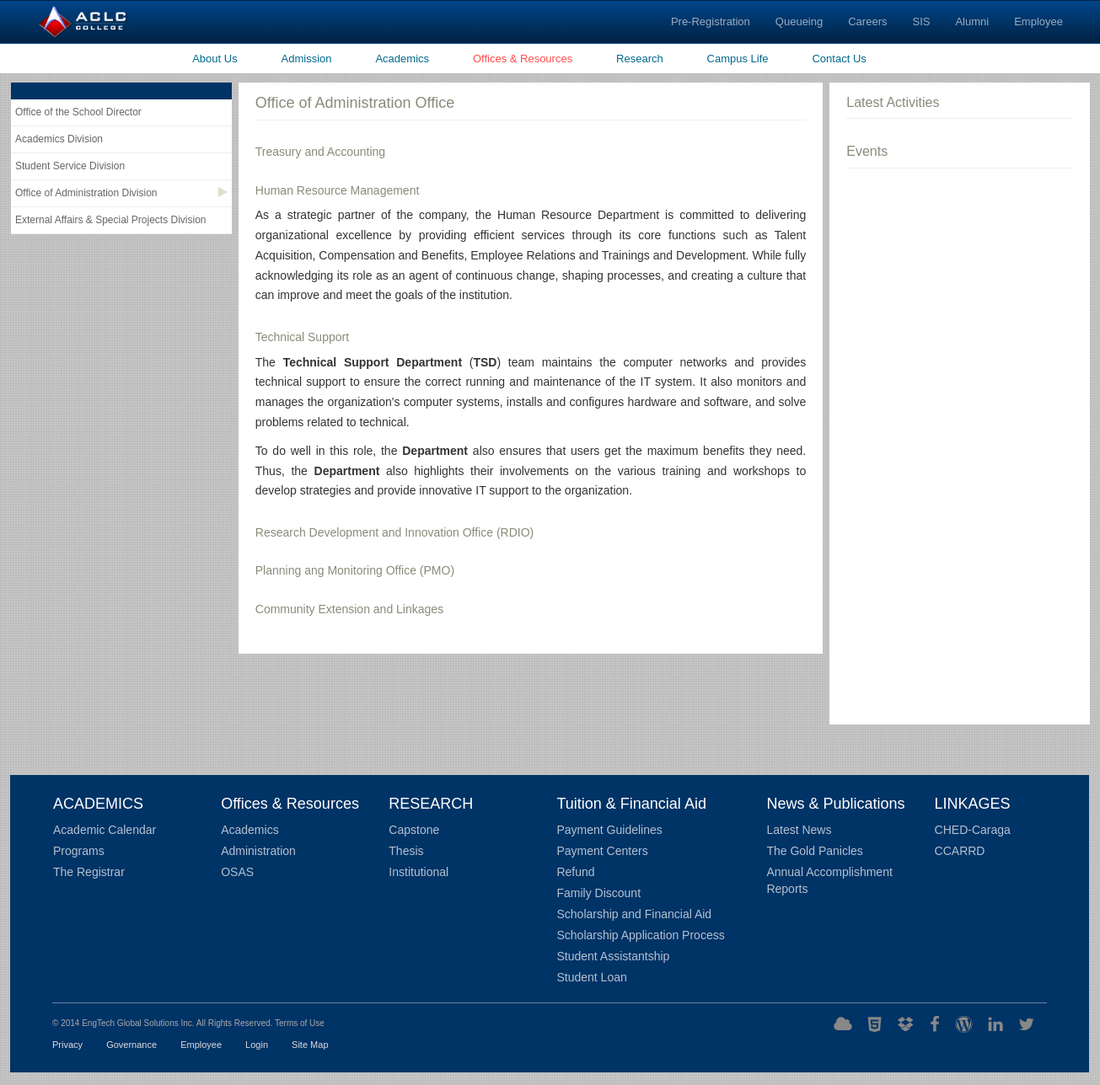
Screenshot of /index.php/public/office_resource/office_administration_division with the database file from the repository.
### tables this page shows
CREATE TABLE `oad` (
  `oad_id` int(11) NOT NULL,
  `title` varchar(225) DEFAULT NULL,
  `content` text,
  `date_posted` date DEFAULT NULL,
  `ac_id` int(11) DEFAULT NULL
);

### application/controllers/public/office_resource.php (called while the page is built, shortened)
<?php
class Office_Resource extends CI_Controller {
    public function office_administration_division(){
        $data['info'] = $this->oad_data();
        $data['news'] = $this->load_news();
        $data['latest'] = $this->latest_act();
    	$this->load->view('public/or_office_administration_division',$data);
    }
    public function oad_data(){
        $this->load->model('oad');
        $sd = new Oad;
        $getSD = $sd->get();
        return $getSD;
    }
      public function latest_act(){
        $this->load->model('sch_act');
        $sch = new Sch_Act;
        $sch->db->where("MONTHNAME(sch_act.date) = MONTHNAME(NOW())");
        $sch->db->order_by("sch_act.date","asc");
        $sch->db->limit(10);
        $getSch = $sch->get();
        return $getSch;
    }
    public function load_news(){
        $this->load->model('news_info');
        $ni = new News_Info;
        $ni->db->order_by("news_info.date_posted","asc");
        $ni = $ni->get();
        return $ni;
    }
}

### index.php (called while the page is built, shortened)
<?php
require_once BASEPATH.'core/CodeIgniter.php';

### application/core/MY_Model.php (called while the page is built, shortened)
<?php
	class MY_Model extends CI_Model{
		public function instatiate($qry_result){
			$toret = array();
			foreach ($qry_result as $row) {
				$model = new $class;
				$model->populate($row);
				$toret[$row->{$this::DB_TABLE_PK}] = $model;
			}
			return $toret;
		}
		public function get($limit = 0, $offset = 0){
			$this->db->select('*');
			$this->db->from($this::DB_TABLE);
			$qry = $this->db->get();
			$toret = $this->instatiate($qry->result());
			return $toret;
		}
	}

### application/views/public/or_office_administration_division.php (the view, shortened to what this page needs)
<!DOCTYPE html>
<html lang="en">
<head>
  <link rel="stylesheet" href="<?= base_url()?>plugins/css/bootstrap.min.css">
  <link rel="stylesheet" href="<?= base_url()?>plugins/css/fontawesome/css/font-awesome.min.css">
  <link rel="stylesheet" href="<?= base_url()?>plugins/css/styles.css">
  <link rel="stylesheet" href="<?= base_url()?>plugins/plugins/owl_carousel/docs/assets/owlcarousel/assets/owl.carousel.min.css">
  <link rel="stylesheet" href="<?= base_url()?>plugins/plugins/owl_carousel/docs/assets/owlcarousel/assets/owl.theme.default.min.css">
</head>
<body>
	<nav class="navbar box-edge no-margin">
	  <div class="container-fluid">
	  		<div class="navbar-header">
		      <a class="navbar-brand" href="<?= base_url()?>""><img src="<?= base_url()?>plugins/images/logo.png" alt=""></a>
		    </div>
		    <div class="collapse navbar-collapse" id="myNavbar">
		      <ul class="nav navbar-nav navbar-right pr-20">
		        <li><a href="#" class="c-white f-12">Pre-Registration</a></li>
		        <li><a href="#" class="c-white f-12">Queueing</a></li>
		        <li><a href="#" class="c-white f-12">Careers</a></li>
		        <li><a href="#" class="c-white f-12">SIS</a></li>
		        <li><a href="#" class="c-white f-12">Alumni</a></li>
		        <li><a href="#" class="c-white f-12">Employee</a></li>
		      </ul>
		    </div>
	  </div>
	</nav>
	<nav class="main-nav hidden-xs mb-10">
		<div class="container">
			<ul class="center-text inline-block">
				<li ><a href="<?= base_url()?>index.php/public/about_us">About Us</a></li>
				<li ><a href="<?= base_url()?>index.php/public/admission">Admission</a></li>
				<li><a href="<?= base_url()?>index.php/public/academic">Academics</a></li>
				<li class="active"><a href="<?= base_url()?>index.php/public/office_resource">Offices &amp; Resources</a></li>
				<li><a href="<?= base_url()?>index.php/public/research">Research</a></li>
				<li><a href="<?= base_url()?>index.php/public/campus_life">Campus Life</a></li>
				<li><a href="<?= base_url()?>index.php/public/contact_us">Contact Us</a></li>
			</ul>
		</div>
	</nav>
	<div class="main-content">
		<div class="container">
			<div class="admission-main mb-30">
				<div class="row" style="padding-bottom: 30px;">
					<div class="col-md-5 pr-0">
						<div class="admission-leftpane bg-white">
							<div class="head-blue ptb-10 bg-blue"></div>
							<ul style="padding:0;">
								<li><a href="<?= base_url()?>index.php/public/office_resource/office_school_director">Office of the School Director</a><i class="fa fa-play"></i></li>
								<li ><a href="<?= base_url()?>index.php/public/office_resource">Academics Division</a><i class="fa fa-play"></i></li>
								<li><a href="<?= base_url()?>index.php/public/office_resource/student_service_division">Student Service Division</a><i class="fa fa-play"></i></li>
								<li class="dd active"><a href="<?= base_url()?>index.php/public/office_resource/office_administration_division">Office of Administration Division</a><i class="fa fa-play"></i>
								</li>
								<li><a href="<?= base_url()?>index.php/public/office_resource/external_affairs_and_special_projects_division"">External Affairs & Special Projects Division</a><i class="fa fa-play"></i></li>
							</ul>
						</div>
					</div>
					<div class="col-md-13 pr-0">
						<div class="or bg-white ptb-15">
							<h3 class="normal c-gray f-18 mb-15 bb pb-10">Office of Administration Office</h3>
							<div class="mb-30" id="ta">
								<?php foreach($info as $key => $value): ?>
									<?php if($value->title == "Treasury and Accounting"):?>
										<div class="mb-30" id="qms">
											<h4 class="c-gray f-14"><?= $value->title; ?></h4>
										</div>
									<?php endif;?>
								<?php endforeach;?>
							</div>
							<div class="mb-30" id="hr">
								<?php foreach($info as $key => $value): ?>
									<?php if($value->title == "Human Resource Management"):?>
										<div class="mb-30" id="qms">
											<h4 class="c-gray f-14"><?= $value->title; ?></h4>
											<?= $value->content; ?>
										</div>
									<?php endif;?>
								<?php endforeach;?>
							</div>
							<div class="mb-30" id="ts">
								<?php foreach($info as $key => $value): ?>
									<?php if($value->title == "Technical Support"):?>
										<div class="mb-30" id="qms">
											<h4 class="c-gray f-14"><?= $value->title; ?></h4>
											<?= $value->content; ?>
										</div>
									<?php endif;?>
								<?php endforeach;?>
							</div>
							<div class="mb-30" id="rdio">
								<?php foreach($info as $key => $value): ?>
									<?php if($value->title == "Research Development and Innovation Office (RDIO)"):?>
										<div class="mb-30" id="qms">
											<h4 class="c-gray f-14"><?= $value->title; ?></h4>
										</div>
									<?php endif;?>
								<?php endforeach;?>
							</div>
							<div class="mb-30" id="pmo">
								<?php foreach($info as $key => $value): ?>
									<?php if($value->title == "Planning ang Monitoring Office (PMO)"):?>
										<div class="mb-30" id="qms">
											<h4 class="c-gray f-14"><?= $value->title; ?></h4>
										</div>
									<?php endif;?>
								<?php endforeach;?>
							</div>
							<div class="mb-30" id="cel">
								<?php foreach($info as $key => $value): ?>
									<?php if($value->title == "Community Extension and Linkages"):?>
										<div class="mb-30" id="qms">
											<h4 class="c-gray f-14"><?= $value->title; ?></h4>
										</div>
									<?php endif;?>
								<?php endforeach;?>
							</div>
						</div>
					</div>
					<div class="col-md-6">
						<div class="ptb-15 bg-white">
							<h3 class="normal c-gray f-16 mb-15 bb pb-10">Latest Activities</h3>
							<h3 class="normal c-gray f-16 mb-15 bb pb-10">Events</h3>
							<div class="mb-30" style="height:600px;overflow: auto;">
							</div>
						</div>
					</div>
				</div>
			</div>
			<footer>
				<div class="links bbw pb-15 mb-15">
					<div class="row">
						<div class="col-md-4">
							<h4>ACADEMICS</h4>
							<ul>
								<li><a href="">Academic Calendar</a></li>
								<li><a href="">Programs</a></li>
								<li><a href="">The Registrar</a></li>
							</ul>
						</div>
						<div class="col-md-4">
							<h4>Offices & Resources</h4>
							<ul>
								<li><a href="">Academics</a></li>
								<li><a href="">Administration</a></li>
								<li><a href="">OSAS</a></li>
							</ul>
						</div>
						<div class="col-md-4">
							<h4>RESEARCH</h4>
							<ul>
								<li><a href="">Capstone</a></li>
								<li><a href="">Thesis</a></li>
								<li><a href="">Institutional</a></li>
							</ul>
						</div>
						<div class="col-md-5">
							<h4>Tuition & Financial Aid</h4>
							<ul>
								<li><a href="">Payment Guidelines</a></li>
								<li><a href="">Payment Centers</a></li>
								<li><a href="">Refund</a></li>
								<li><a href="">Family Discount</a></li>
								<li><a href="">Scholarship and Financial Aid</a></li>
								<li><a href="">Scholarship Application Process</a></li>
								<li><a href="">Student Assistantship</a></li>
								<li><a href="">Student Loan</a></li>
							</ul>
						</div>
						<div class="col-md-4">
							<h4>News & Publications</h4>
							<ul>
								<li><a href="">Latest News</a></li>
								<li><a href="">The Gold Panicles</a></li>
								<li><a href="">Annual Accomplishment Reports</a></li>
							</ul>
						</div>
						<div class="col-md-3">
							<h4>LINKAGES</h4>
							<ul>
								<li><a href="">CHED-Caraga</a></li>
								<li><a href="">CCARRD</a></li>
							</ul>
						</div>
					</div>
				</div>
				<div class="footer oh">
					<div class="pull-left left">
						<p class='f-10 c-lgray mb-10'>© 2014 EngTech Global Solutions Inc. All Rights Reserved. Terms of Use</p>
						<ul class="inline-block f-11">
							<li><a href="">Privacy</a></li>
							<li><a href="">Governance</a></li>
							<li><a href="">Employee</a></li>
							<li><a href="">Login</a></li>
							<li><a href="">Site Map</a></li>
						</ul>
					</div>
					<div class="pull-right right">
						<ul class="inline-block">
							<li><a href="" class="fa fa-cloud"></a></li>
							<li><a href="" class="fa fa-html5"></a></li>
							<li><a href="" class="fa fa-dropbox"></a></li>
							<li><a href="" class="fa fa-facebook-f"></a></li>
							<li><a href="" class="fa fa-wordpress"></a></li>
							<li><a href="" class="fa fa-linkedin"></a></li>
							<li><a href="" class="fa fa-twitter"></a></li>
						</ul>
					</div>
				</div>
			</footer>
		</div>
	</div>
</body>
</html>

### application/views/public/or_office_administration_division.php (style rules this page uses)
.dd { overflow: show !important; }

### rows the page displays
oad: title "Treasury and Accounting"
oad: title "Human Resource Management", content "As a strategic partner of the company, the Human Resource Department is committed to delivering organizational excellence by providing efficient services through its core functions such as Talent Acquisition, Compensation and Benefits, Employee Relations and Trainings and Development. While fully acknowledging its role as an agent of continuous change, shaping processes, and creating a culture that can improve and meet the goals of the institution."
oad: title "Technical Support", content "The Technical Support Department ( TSD ) team maintains the computer networks and provides technical support to ensure the correct running and maintenance of the IT system. It also monitors and manages the organization's computer systems, installs and configures hardware and software, and solve problems related to technical. To do well in this role, the Department also ensures that users get the maximum benefits they need. Thus, the Department also highlights their involvements on the various training and workshops to develop strategies and provide innovative IT support to the organization."
oad: title "Research Development and Innovation Office (RDIO)"
oad: title "Planning ang Monitoring Office (PMO)"
oad: title "Community Extension and Linkages"
